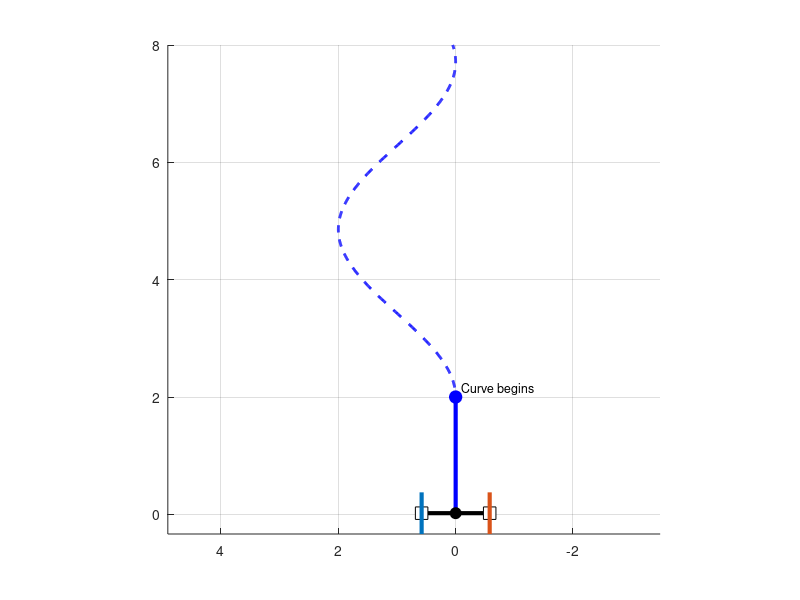

The MATLAB source for this figure: (Note: this script raises an error after producing the figure.)
%% ============================================================
% Guagua Yuan Weeding Robot
% Straight Line + Strong Curve Following
%
% Mathematical convention:
% +x = robot forward
% +y = robot left
%
% Display convention:
% vertical axis   = world x
% horizontal axis = world y
% +y appears LEFT
%% ============================================================

clear;
clc;
close all;


%% ============================================================
% 1. ROBOT GEOMETRY
%% ============================================================

L = 0.710;       % front-rear wheel center distance [m]
W = 1.160;       % left-right wheel center distance [m]

a = L/2;
b = W/2;

Rw = 0.20;       % wheel rolling radius [m]


%% ============================================================
% 2. VISUAL WHEEL SIZE
%% ============================================================

wheelLength = 0.22;
wheelWidth  = 0.09;


%% ============================================================
% 3. SIMULATION PARAMETERS
%% ============================================================

dt = 0.1;

T = 35;

time = 0:dt:T;

% Slightly slower because curve is tighter
v_cmd = 0.20;       % [m/s]


%% ============================================================
% 4. DESIRED PATH
%
% First:
%       straight vertical line
%
% Then:
%       strong curved section
%
% Since x is plotted vertically:
%
% y = 0
%
% appears as a vertical line.
%% ============================================================

x_straight_end = 2.0;      % straight line length [m]

% Stronger curve
A = 1.00;                  % curve amplitude [m]
k_path = 1.10;             % curvature frequency [1/m]


%% Create reference path for plotting

x_path = linspace(0,8,800);

y_path = zeros(size(x_path));


for j = 1:length(x_path)

    if x_path(j) <= x_straight_end

        % Straight section
        y_path(j) = 0;

    else

        % Curved section
        s = x_path(j) - x_straight_end;

        y_path(j) = ...
            A*(1 - cos(k_path*s));

    end

end


%% ============================================================
% 5. INITIAL WORLD POSE
%% ============================================================

xW = 0;
yW = 0;

% Robot initially faces straight upward (+x)
theta = 0;


%% ============================================================
% 6. PASSIVE JOINT CONFIGURATION
%
% Locked during normal driving
%% ============================================================

phi_L = 0;
phi_R = 0;

phi_L_dot = 0;
phi_R_dot = 0;


%% ============================================================
% 7. HISTORY
%% ============================================================

x_history = [];
y_history = [];


%% ============================================================
% 8. FIGURE
%% ============================================================

figure( ...
    'Color','w', ...
    'Position',[200 80 900 850] ...
);


%% ============================================================
% 9. SIMULATION LOOP
%% ============================================================

for n = 1:length(time)

    t = time(n);


    %% ========================================================
    % A. PATH GEOMETRY
    %% ========================================================

    if xW <= x_straight_end

        %% ----------------------------------------------------
        % STRAIGHT SECTION
        %
        % y = 0
        %
        % dy/dx = 0
        % d2y/dx2 = 0
        %% ----------------------------------------------------

        y_ref = 0;

        dydx = 0;

        d2ydx2 = 0;


    else

        %% ----------------------------------------------------
        % CURVED SECTION
        %
        % y =
        %
        % A [1 - cos(k s)]
        %
        % s = x - x_straight_end
        %% ----------------------------------------------------

        s = xW - x_straight_end;


        y_ref = ...
            A*(1 - cos(k_path*s));


        %% First derivative

        dydx = ...
            A*k_path*sin(k_path*s);


        %% Second derivative

        d2ydx2 = ...
            A*k_path^2*cos(k_path*s);

    end


    %% ========================================================
    % B. PATH CURVATURE
    %% ========================================================

    kappa = ...
        d2ydx2 / ...
        (1 + dydx^2)^(3/2);


    %% ========================================================
    % C. DESIRED GENERALIZED BODY VELOCITY
    %% ========================================================

    vx_des = v_cmd;

    vy_des = 0;


    % Required yaw rate
    %
    % omega = v * curvature

    wz_des = ...
        v_cmd*kappa;


    nu_des = [
        vx_des;
        vy_des;
        wz_des;
        phi_L_dot;
        phi_R_dot
    ];


    %% ========================================================
    % D. PASSIVE JOINT POSITIONS
    %% ========================================================

    P_L_B = [0; b];

    P_R_B = [0;-b];


    %% ========================================================
    % E. WHEEL POSITIONS
    %% ========================================================

    r_FL = [
         a*cos(phi_L);
         b + a*sin(phi_L)
    ];


    r_FR = [
         a*cos(phi_R);
        -b + a*sin(phi_R)
    ];


    r_RL = [
        -a*cos(phi_L);
         b - a*sin(phi_L)
    ];


    r_RR = [
        -a*cos(phi_R);
        -b - a*sin(phi_R)
    ];


    r = [
        r_FL.';
        r_FR.';
        r_RL.';
        r_RR.'
    ];


    %% ========================================================
    % F. PASSIVE JOINT JACOBIAN TERMS
    %% ========================================================

    jL = zeros(4,2);

    jR = zeros(4,2);


    % FL
    jL(1,:) = [
        -a*sin(phi_L), ...
         a*cos(phi_L)
    ];


    % FR
    jR(2,:) = [
        -a*sin(phi_R), ...
         a*cos(phi_R)
    ];


    % RL
    jL(3,:) = [
         a*sin(phi_L), ...
        -a*cos(phi_L)
    ];


    % RR
    jR(4,:) = [
         a*sin(phi_R), ...
        -a*cos(phi_R)
    ];


    %% ========================================================
    % G. BUILD GENERALIZED KINEMATIC MATRIX G
    %% ========================================================

    G = zeros(8,5);


    for i = 1:4

        xi = r(i,1);

        yi = r(i,2);


        jLx = jL(i,1);
        jLy = jL(i,2);

        jRx = jR(i,1);
        jRy = jR(i,2);


        G(2*i-1,:) = [
            1, ...
            0, ...
           -yi, ...
            jLx, ...
            jRx
        ];


        G(2*i,:) = [
            0, ...
            1, ...
            xi, ...
            jLy, ...
            jRy
        ];

    end


    %% ========================================================
    % H. INVERSE KINEMATICS
    %
    % Robot motion -> wheel velocities
    %% ========================================================

    V_wheel_vector = ...
        G*nu_des;


    wheel_velocity = ...
        reshape( ...
        V_wheel_vector, ...
        2, ...
        4 ...
        ).';


    %% ========================================================
    % I. WHEEL DIRECTIONS AND SPEEDS
    %% ========================================================

    beta = zeros(4,1);

    wheel_speed = zeros(4,1);

    wheel_omega = zeros(4,1);


    for i = 1:4

        vix = ...
            wheel_velocity(i,1);


        viy = ...
            wheel_velocity(i,2);


        %% Absolute rolling direction

        beta(i) = ...
            atan2(viy,vix);


        %% Linear wheel speed

        wheel_speed(i) = ...
            hypot(vix,viy);


        %% Wheel angular speed

        wheel_omega(i) = ...
            wheel_speed(i)/Rw;

    end


    %% ========================================================
    % J. LOCAL STEERING ANGLES
    %% ========================================================

    phi_side = [
        phi_L;
        phi_R;
        phi_L;
        phi_R
    ];


    delta = ...
        beta - phi_side;


    delta = ...
        atan2( ...
        sin(delta), ...
        cos(delta) ...
        );


    %% ========================================================
    % K. UPDATE ROBOT WORLD POSE
    %% ========================================================

    x_dot_W = ...
        vx_des*cos(theta) ...
        - vy_des*sin(theta);


    y_dot_W = ...
        vx_des*sin(theta) ...
        + vy_des*cos(theta);


    xW = ...
        xW + x_dot_W*dt;


    yW = ...
        yW + y_dot_W*dt;


    theta = ...
        theta + wz_des*dt;


    %% Save trajectory

    x_history(end+1) = xW;

    y_history(end+1) = yW;


    %% ========================================================
    % L. BODY -> WORLD ROTATION
    %% ========================================================

    R_BW = [
        cos(theta), -sin(theta);
        sin(theta),  cos(theta)
    ];


    robotPosition = [
        xW;
        yW
    ];


    %% ========================================================
    % M. TRANSFORM ROBOT GEOMETRY TO WORLD FRAME
    %% ========================================================

    P_L_W = ...
        robotPosition ...
        + R_BW*P_L_B;


    P_R_W = ...
        robotPosition ...
        + R_BW*P_R_B;


    wheel_W = zeros(4,2);


    for i = 1:4

        p = ...
            robotPosition ...
            + R_BW*r(i,:).';


        wheel_W(i,:) = ...
            p.';

    end


    %% ========================================================
    % N. GLOBAL WHEEL ORIENTATION
    %% ========================================================

    beta_world = ...
        theta + beta;


    side_world = ...
        theta + phi_side;


    %% ========================================================
    % O. DRAW
    %% ========================================================

    clf;

    hold on;

    grid on;

    axis equal;


    % +y points LEFT
    set(gca,'XDir','reverse');


    %% ========================================================
    % REFERENCE PATH
    %% ========================================================

    plot( ...
        y_path, ...
        x_path, ...
        'b--', ...
        'LineWidth',2 ...
    );


    %% ========================================================
    % Highlight straight vertical section
    %% ========================================================

    plot( ...
        [0 0], ...
        [0 x_straight_end], ...
        'b-', ...
        'LineWidth',3 ...
    );


    %% Mark point where curve starts

    plot( ...
        0, ...
        x_straight_end, ...
        'bo', ...
        'MarkerSize',9, ...
        'MarkerFaceColor','b' ...
    );


    text( ...
        -0.1, ...
        x_straight_end+0.15, ...
        'Curve begins', ...
        'FontSize',9 ...
    );


    %% ========================================================
    % ACTUAL ROBOT TRAJECTORY
    %% ========================================================

    plot( ...
        y_history, ...
        x_history, ...
        'k-', ...
        'LineWidth',1.8 ...
    );


    %% ========================================================
    % CENTRAL ROBOT FRAME
    %% ========================================================

    plot( ...
        [P_L_W(2),P_R_W(2)], ...
        [P_L_W(1),P_R_W(1)], ...
        'k-', ...
        'LineWidth',3 ...
    );


    %% Robot center

    plot( ...
        yW, ...
        xW, ...
        'ko', ...
        'MarkerSize',8, ...
        'MarkerFaceColor','k' ...
    );


    %% ========================================================
    % PASSIVE JOINTS
    %% ========================================================

    plot( ...
        P_L_W(2), ...
        P_L_W(1), ...
        'ks', ...
        'MarkerSize',9, ...
        'MarkerFaceColor','w' ...
    );


    plot( ...
        P_R_W(2), ...
        P_R_W(1), ...
        'ks', ...
        'MarkerSize',9, ...
        'MarkerFaceColor','w' ...
    );


    %% ========================================================
    % LEFT SIDE FRAME
    %% ========================================================

    plot( ...
        [wheel_W(1,2),wheel_W(3,2)], ...
        [wheel_W(1,1),wheel_W(3,1)], ...
        'LineWidth',3 ...
    );


    %% ========================================================
    % RIGHT SIDE FRAME
    %% ========================================================

    plot( ...
        [wheel_W(2,2),wheel_W(4,2)], ...
        [wheel_W(2,1),wheel_W(4,1)], ...
        'LineWidth',3 ...
    );


    %% ========================================================
    % DRAW FOUR WHEELS
    %% ========================================================

    wheelNames = [
        "FL";
        "FR";
        "RL";
        "RR"
    ];


    for i = 1:4

        drawWheel( ...
            wheel_W(i,:).', ...
            beta_world(i), ...
            side_world(i), ...
            delta(i), ...
            wheelNames(i), ...
            wheelLength, ...
            wheelWidth ...
        );

    end


    %% ========================================================
    % ROBOT HEADING
    %% ========================================================

    headingLength = 0.50;


    quiver( ...
        yW, ...
        xW, ...
        headingLength*sin(theta), ...
        headingLength*cos(theta), ...
        0, ...
        'k', ...
        'LineWidth',2.5, ...
        'MaxHeadSize',0.8 ...
    );


    %% ========================================================
    % INFORMATION
    %% ========================================================

    infoY = yW + 1.7;


    text( ...
        infoY, ...
        xW + 1.1, ...
        sprintf('v = %.2f m/s',v_cmd) ...
    );


    text( ...
        infoY, ...
        xW + 0.95, ...
        sprintf('\\theta = %.1f deg',rad2deg(theta)) ...
    );


    text( ...
        infoY, ...
        xW + 0.80, ...
        sprintf('\\kappa = %.3f 1/m',kappa) ...
    );


    text( ...
        infoY, ...
        xW + 0.65, ...
        sprintf('\\omega_z = %.3f rad/s',wz_des) ...
    );


    text( ...
        infoY, ...
        xW + 0.45, ...
        sprintf('\\delta_{FL} = %.1f deg',rad2deg(delta(1))) ...
    );


    text( ...
        infoY, ...
        xW + 0.30, ...
        sprintf('\\delta_{FR} = %.1f deg',rad2deg(delta(2))) ...
    );


    text( ...
        infoY, ...
        xW + 0.15, ...
        sprintf('\\delta_{RL} = %.1f deg',rad2deg(delta(3))) ...
    );


    text( ...
        infoY, ...
        xW, ...
        sprintf('\\delta_{RR} = %.1f deg',rad2deg(delta(4))) ...
    );


    %% ========================================================
    % PLOT SETTINGS
    %% ========================================================

    xlabel('y_W [m]   (+ left)');

    ylabel('x_W [m]   (+ forward)');


    title( ...
        sprintf( ...
        'Straight + Strong Curve Following   t = %.1f s', ...
        t ...
        ) ...
    );


    %% Follow robot with camera

    xlim([yW-2.3,yW+2.3]);

    ylim([xW-1.5,xW+2.3]);


    drawnow;

end



%% ============================================================
% LOCAL FUNCTION
% DRAW RECTANGULAR STEERING WHEEL
%% ============================================================

function drawWheel( ...
    center, ...
    beta_world, ...
    side_world, ...
    delta, ...
    name, ...
    wheelLength, ...
    wheelWidth)


    %% Wheel rectangle

    rectangleLocal = [
         wheelLength/2,  wheelWidth/2;
         wheelLength/2, -wheelWidth/2;
        -wheelLength/2, -wheelWidth/2;
        -wheelLength/2,  wheelWidth/2
    ].';


    Rwheel = [
        cos(beta_world), -sin(beta_world);
        sin(beta_world),  cos(beta_world)
    ];


    rectangleWorld = ...
        Rwheel*rectangleLocal + center;


    fill( ...
        rectangleWorld(2,:), ...
        rectangleWorld(1,:), ...
        [0.75 0.75 0.75], ...
        'EdgeColor','k', ...
        'LineWidth',1.5 ...
    );


    %% Side-frame reference direction

    referenceLength = 0.20;


    ref = ...
        referenceLength * ...
        [cos(side_world);sin(side_world)];


    plot( ...
        [center(2),center(2)+ref(2)], ...
        [center(1),center(1)+ref(1)], ...
        'b--', ...
        'LineWidth',1.3 ...
    );


    %% Wheel rolling direction

    arrowLength = 0.28;


    direction = ...
        arrowLength * ...
        [cos(beta_world);sin(beta_world)];


    quiver( ...
        center(2), ...
        center(1), ...
        direction(2), ...
        direction(1), ...
        0, ...
        'r', ...
        'LineWidth',1.7, ...
        'MaxHeadSize',0.8 ...
    );


    %% Steering angle arc

    angleDifference = ...
        atan2( ...
        sin(beta_world-side_world), ...
        cos(beta_world-side_world) ...
        );


    arcAngle = ...
        linspace( ...
        side_world, ...
        side_world + angleDifference, ...
        25 ...
        );


    radius = 0.13;


    arcX = ...
        center(1) ...
        + radius*cos(arcAngle);


    arcY = ...
        center(2) ...
        + radius*sin(arcAngle);


    plot( ...
        arcY, ...
        arcX, ...
        'm-', ...
        'LineWidth',1.2 ...
    );


    %% Wheel label

    text( ...
        center(2)+0.07, ...
        center(1)+0.07, ...
        sprintf( ...
        '%s  %.1f^\\circ', ...
        name, ...
        rad2deg(delta) ...
        ), ...
        'FontSize',8 ...
    );

end
